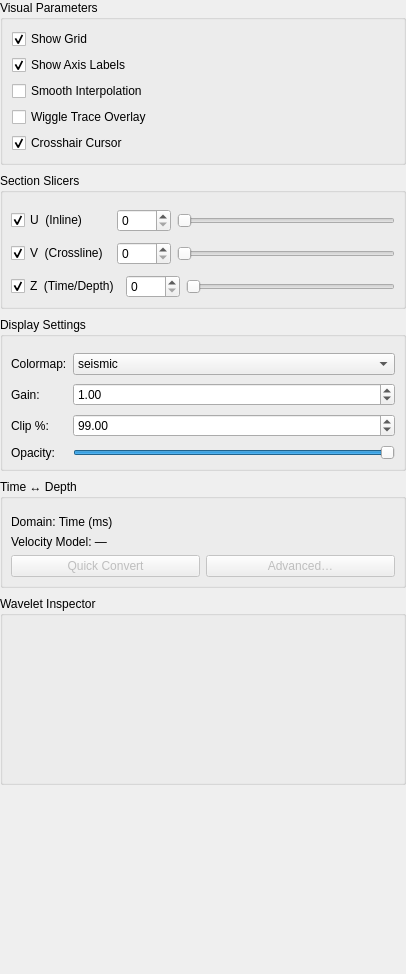
          <widget class="QWidget" name="scrollContent">
           <property name="geometry">
            <rect>
             <x>0</x>
             <y>0</y>
             <width>406</width>
             <height>974</height>
            </rect>
           </property>
           <layout class="QVBoxLayout" name="scrollContentLayout">
            <property name="spacing">
             <number>8</number>
            </property>
            <property name="leftMargin">
             <number>0</number>
            </property>
            <property name="topMargin">
             <number>0</number>
            </property>
            <property name="rightMargin">
             <number>0</number>
            </property>
            <property name="bottomMargin">
             <number>0</number>
            </property>
            <item>
             <widget class="QGroupBox" name="grpVisualParams">
              <property name="title">
               <string>Visual Parameters</string>
              </property>
              <layout class="QVBoxLayout" name="vpLayout">
               <property name="spacing">
                <number>6</number>
               </property>
               <item>
                <widget class="QCheckBox" name="chkShowGrid">
                 <property name="text">
                  <string>Show Grid</string>
                 </property>
                 <property name="checked">
                  <bool>true</bool>
                 </property>
                </widget>
               </item>
               <item>
                <widget class="QCheckBox" name="chkShowAxis">
                 <property name="text">
                  <string>Show Axis Labels</string>
                 </property>
                 <property name="checked">
                  <bool>true</bool>
                 </property>
                </widget>
               </item>
               <item>
                <widget class="QCheckBox" name="chkSmooth">
                 <property name="text">
                  <string>Smooth Interpolation</string>
                 </property>
                </widget>
               </item>
               <item>
                <widget class="QCheckBox" name="chkWiggle">
                 <property name="text">
                  <string>Wiggle Trace Overlay</string>
                 </property>
                </widget>
               </item>
               <item>
                <widget class="QCheckBox" name="chkCrosshair">
                 <property name="text">
                  <string>Crosshair Cursor</string>
                 </property>
                 <property name="checked">
                  <bool>true</bool>
                 </property>
                </widget>
               </item>
              </layout>
             </widget>
            </item>
            <item>
             <widget class="QGroupBox" name="grpSections">
              <property name="title">
               <string>Section Slicers</string>
              </property>
              <layout class="QVBoxLayout" name="sectionsLayout">
               <property name="spacing">
                <number>10</number>
               </property>
               <property name="leftMargin">
                <number>8</number>
               </property>
               <property name="topMargin">
                <number>16</number>
               </property>
               <property name="rightMargin">
                <number>8</number>
               </property>
               <property name="bottomMargin">
                <number>8</number>
               </property>
               <item>
                <layout class="QHBoxLayout" name="uSectionRow">
                 <property name="spacing">
                  <number>6</number>
                 </property>
                 <item>
                  <widget class="QCheckBox" name="uCheck">
                   <property name="minimumSize">
                    <size>
                     <width>100</width>
                     <height>0</height>
                    </size>
                   </property>
                   <property name="text">
                    <string>U  (Inline)</string>
                   </property>
                   <property name="checked">
                    <bool>true</bool>
                   </property>
                  </widget>
                 </item>
                 <item>
                  <widget class="QSpinBox" name="uSpin">
                   <property name="maximumSize">
                    <size>
                     <width>72</width>
                     <height>16777215</height>
                    </size>
                   </property>
                   <property name="keyboardTracking">
                    <bool>false</bool>
                   </property>
                   <property name="maximum">
                    <number>9999</number>
                   </property>
                  </widget>
                 </item>
                 <item>
                  <widget class="QSlider" name="uSlider">
                   <property name="maximum">
                    <number>9999</number>
                   </property>
                   <property name="orientation">
                    <enum>Qt::Horizontal</enum>
                   </property>
                  </widget>
                 </item>
                </layout>
               </item>
               <item>
                <layout class="QHBoxLayout" name="vSectionRow">
                 <property name="spacing">
                  <number>6</number>
                 </property>
                 <item>
                  <widget class="QCheckBox" name="vCheck">
                   <property name="minimumSize">
                    <size>
                     <width>100</width>
                     <height>0</height>
                    </size>
                   </property>
                   <property name="text">
                    <string>V  (Crossline)</string>
                   </property>
                   <property name="checked">
                    <bool>true</bool>
                   </property>
                  </widget>
                 </item>
                 <item>
                  <widget class="QSpinBox" name="vSpin">
                   <property name="maximumSize">
                    <size>
                     <width>72</width>
                     <height>16777215</height>
                    </size>
                   </property>
                   <property name="keyboardTracking">
                    <bool>false</bool>
                   </property>
                   <property name="maximum">
                    <number>9999</number>
                   </property>
                  </widget>
                 </item>
                 <item>
                  <widget class="QSlider" name="vSlider">
                   <property name="maximum">
                    <number>9999</number>
                   </property>
                   <property name="orientation">
                    <enum>Qt::Horizontal</enum>
                   </property>
                  </widget>
                 </item>
                </layout>
               </item>
               <item>
                <layout class="QHBoxLayout" name="zSectionRow">
                 <property name="spacing">
                  <number>6</number>
                 </property>
                 <item>
                  <widget class="QCheckBox" name="zCheck">
                   <property name="minimumSize">
                    <size>
                     <width>100</width>
                     <height>0</height>
                    </size>
                   </property>
                   <property name="text">
                    <string>Z  (Time/Depth)</string>
                   </property>
                   <property name="checked">
                    <bool>true</bool>
                   </property>
                  </widget>
                 </item>
                 <item>
                  <widget class="QSpinBox" name="zSpin">
                   <property name="maximumSize">
                    <size>
                     <width>72</width>
                     <height>16777215</height>
                    </size>
                   </property>
                   <property name="keyboardTracking">
                    <bool>false</bool>
                   </property>
                   <property name="maximum">
                    <number>9999</number>
                   </property>
                  </widget>
                 </item>
                 <item>
                  <widget class="QSlider" name="zSlider">
                   <property name="maximum">
                    <number>9999</number>
                   </property>
                   <property name="orientation">
                    <enum>Qt::Horizontal</enum>
                   </property>
                  </widget>
                 </item>
                </layout>
               </item>
              </layout>
             </widget>
            </item>
            <item>
             <widget class="QGroupBox" name="grpDisplay">
              <property name="title">
               <string>Display Settings</string>
              </property>
              <layout class="QFormLayout" name="displayLayout">
               <property name="verticalSpacing">
                <number>8</number>
               </property>
               <property name="leftMargin">
                <number>8</number>
               </property>
               <property name="topMargin">
                <number>16</number>
               </property>
               <property name="rightMargin">
                <number>8</number>
               </property>
               <property name="bottomMargin">
                <number>8</number>
               </property>
               <item row="0" column="0">
                <widget class="QLabel" name="section_label">
                 <property name="text">
                  <string>Colormap:</string>
                 </property>
                </widget>
               </item>
               <item row="0" column="1">
                <widget class="QComboBox" name="colormap">
                 <item>
                  <property name="text">
                   <string>seismic</string>
                  </property>
                 </item>
                 <item>
                  <property name="text">
                   <string>gray</string>
                  </property>
                 </item>
                 <item>
                  <property name="text">
                   <string>viridis</string>
                  </property>
                 </item>
                 <item>
                  <property name="text">
                   <string>RdBu</string>
                  </property>
                 </item>
                 <item>
                  <property name="text">
                   <string>bwr</string>
                  </property>
                 </item>
                 <item>
                  <property name="text">
                   <string>jet</string>
                  </property>
                 </item>
                 <item>
                  <property name="text">
                   <string>plasma</string>
                  </property>
                 </item>
                 <item>
                  <property name="text">
                   <string>inferno</string>
                  </property>
                 </item>
                 <item>
                  <property name="text">
                   <string>coolwarm</string>
                  </property>
                 </item>
                 <item>
                  <property name="text">
                   <string>PuOr</string>
                  </property>
                 </item>
                </widget>
               </item>
               <item row="1" column="0">
                <widget class="QLabel" name="section_label">
                 <property name="text">
                  <string>Gain:</string>
                 </property>
                </widget>
               </item>
               <item row="1" column="1">
                <widget class="QDoubleSpinBox" name="gainSpin">
                 <property name="keyboardTracking">
                  <bool>false</bool>
                 </property>
                 <property name="minimum">
                  <double>0.010000000000000</double>
                 </property>
                 <property name="maximum">
                  <double>20.000000000000000</double>
                 </property>
                 <property name="singleStep">
                  <double>0.100000000000000</double>
                 </property>
                 <property name="value">
                  <double>1.000000000000000</double>
                 </property>
                </widget>
               </item>
               <item row="2" column="0">
                <widget class="QLabel" name="section_label">
                 <property name="text">
                  <string>Clip %:</string>
                 </property>
                </widget>
               </item>
               <item row="2" column="1">
                <widget class="QDoubleSpinBox" name="clipSpin">
                 <property name="keyboardTracking">
                  <bool>false</bool>
                 </property>
                 <property name="minimum">
                  <double>0.100000000000000</double>
                 </property>
                 <property name="maximum">
                  <double>100.000000000000000</double>
                 </property>
                 <property name="singleStep">
                  <double>1.000000000000000</double>
                 </property>
                 <property name="value">
                  <double>99.000000000000000</double>
                 </property>
                </widget>
               </item>
               <item row="3" column="0">
                <widget class="QLabel" name="section_label">
                 <property name="text">
                  <string>Opacity:</string>
                 </property>
                </widget>
               </item>
               <item row="3" column="1">
                <widget class="QSlider" name="opacitySlider">
                 <property name="minimum">
                  <number>10</number>
                 </property>
                 <property name="maximum">
                  <number>100</number>
                 </property>
                 <property name="value">
                  <number>100</number>
                 </property>
                 <property name="orientation">
                  <enum>Qt::Horizontal</enum>
                 </property>
                </widget>
               </item>
              </layout>
             </widget>
            </item>
            <item>
             <widget class="QGroupBox" name="grpTimeDepth">
              <property name="title">
               <string>Time ↔ Depth</string>
              </property>
              <layout class="QVBoxLayout" name="tdLayout">
               <property name="leftMargin">
                <number>8</number>
               </property>
               <property name="topMargin">
                <number>16</number>
               </property>
               <property name="rightMargin">
                <number>8</number>
               </property>
               <property name="bottomMargin">
                <number>8</number>
               </property>
               <item>
                <widget class="QLabel" name="value_label">
                 <property name="text">
                  <string>Domain: Time (ms)</string>
                 </property>
                </widget>
               </item>
               <item>
                <widget class="QLabel" name="section_label">
                 <property name="text">
                  <string>Velocity Model: —</string>
                 </property>
                </widget>
               </item>
               <item>
                <layout class="QHBoxLayout" name="tdBtnRow">
                 <item>
                  <widget class="QPushButton" name="success_btn">
                   <property name="enabled">
                    <bool>false</bool>
                   </property>
                   <property name="text">
                    <string>Quick Convert</string>
                   </property>
                  </widget>
                 </item>
                 <item>
                  <widget class="QPushButton" name="btnTdAdvanced">
                   <property name="enabled">
                    <bool>false</bool>
                   </property>
                   <property name="text">
                    <string>Advanced…</string>
                   </property>
                  </widget>
                 </item>
                </layout>
               </item>
              </layout>
             </widget>
            </item>
            <item>
             <widget class="QGroupBox" name="grpWavelet">
              <property name="title">
               <string>Wavelet Inspector</string>
              </property>
              <layout class="QVBoxLayout" name="waveletLayout">
               <property name="leftMargin">
                <number>8</number>
               </property>
               <property name="topMargin">
                <number>16</number>
               </property>
               <property name="rightMargin">
                <number>8</number>
               </property>
               <property name="bottomMargin">
                <number>8</number>
               </property>
               <item>
                <widget class="QWidget" name="waveletCanvasPlaceholder" native="true">
                 <property name="sizePolicy">
                  <sizepolicy hsizetype="Expanding" vsizetype="Expanding">
                   <horstretch>0</horstretch>
                   <verstretch>0</verstretch>
                  </sizepolicy>
                 </property>
                 <property name="minimumSize">
                  <size>
                   <width>0</width>
                   <height>100</height>
                  </size>
                 </property>
                </widget>
               </item>
              </layout>
             </widget>
            </item>
            <item>
             <spacer name="rightStretch">
              <property name="orientation">
               <enum>Qt::Vertical</enum>
              </property>
              <property name="sizeHint" stdset="0">
               <size>
                <width>20</width>
                <height>40</height>
               </size>
              </property>
             </spacer>
            </item>
           </layout>
          </widget>
